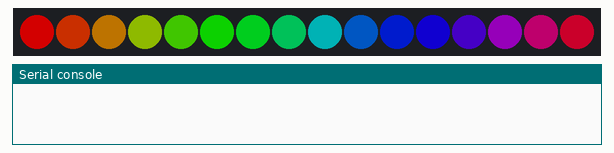
Recording of a program running on a simulated Raspberry Pi Pico running MicroPython. Parts: 16 RGB LEDs in strip order, left to right, the last lines printed to the serial console. Dim RGB values are drawn brighter than linear.

Above: at 0.1 s.
At 6.1 s:
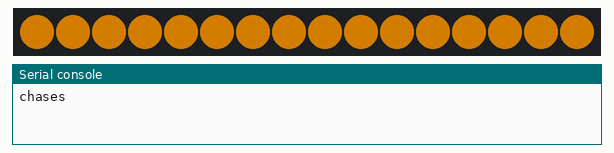
At 6.6 s:
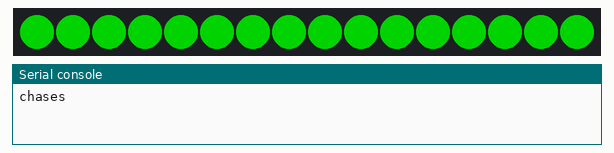
At 7.1 s:
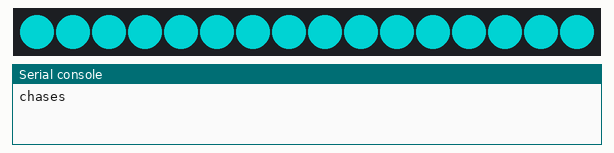
At 8.2 s:
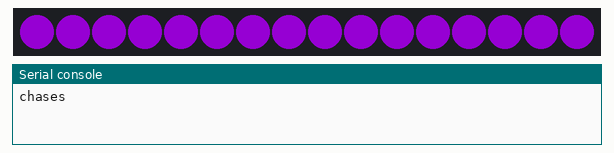
At 10.84 s:
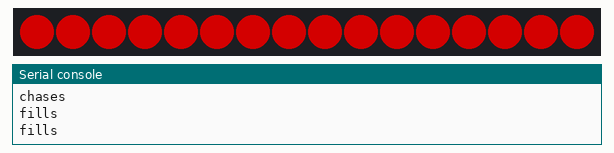

The program:

rgb_demo.py
```python
from ws2812 import WS2812
import utime

BLACK = (0, 0, 0)
RED = (255, 0, 0)
YELLOW = (255, 150, 0)
GREEN = (0, 255, 0)
CYAN = (0, 255, 255)
BLUE = (0, 0, 255)
PURPLE = (180, 0, 255)
WHITE = (255, 255, 255)
COLORS = (BLACK, RED, YELLOW, GREEN, CYAN, BLUE, PURPLE, WHITE)

led = WS2812(20,16)#WS2812(pin_num,led_count)
led.rainbow_cycle(0)
utime.sleep(2)

print("chases")
for color in COLORS:
    led.color_chase(color, 0.01)

while True:
    print("fills")
    for color in COLORS:
        led.pixels_fill(color)
        led.pixels_show()
        utime.sleep(0.2)
```

Measured:
- by itself, everything shown: repeats every 1.7 s, in 8 steps
